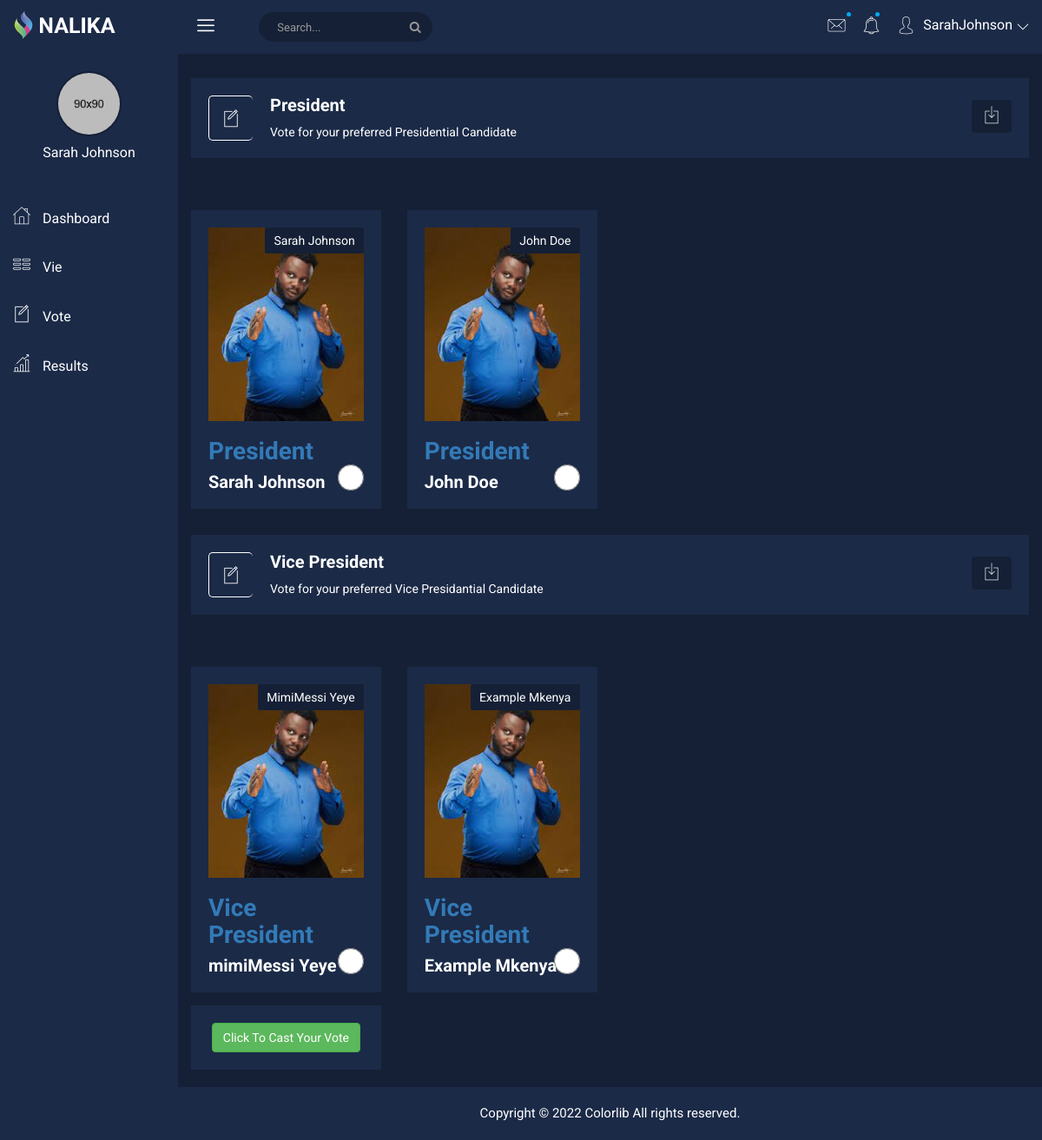
The page /template/vote.php (signed in) on the database its author committed.
### tables this page shows
CREATE TABLE `candidate` (
  `id` int(11) NOT NULL,
  `user__id` int(11) NOT NULL,
  `position_id` int(11) NOT NULL,
  `election_id` int(11) NOT NULL,
  `created_at` timestamp NOT NULL DEFAULT current_timestamp() ON UPDATE current_timestamp()
);

CREATE TABLE `user` (
  `id` int(11) NOT NULL COMMENT 'Unique Identify for our user and also primary key and auto incrementing',
  `firstname` varchar(15) NOT NULL COMMENT 'First Name for user',
  `othernames` varchar(30) NOT NULL COMMENT 'Second / Surname for user',
  `contact` int(10) NOT NULL COMMENT 'Phone Number of user in the format 07xxxxxxxx',
  `emailaddress` varchar(50) NOT NULL COMMENT 'Email Address of the user',
  `userpassword` varchar(300) NOT NULL COMMENT 'Password for the user',
  `created` timestamp NOT NULL DEFAULT current_timestamp() COMMENT 'Time and date the user was added'
);

### template/vote.php (the view, shortened to what this page needs)
<?php require("header.php") ?>
<?php
require "../my_functions.php";
?>
<div class="breadcome-area">
    <div class="container-fluid">
        <div class="row">
            <div class="col-lg-12 col-md-12 col-sm-12 col-xs-12">
                <div class="breadcome-list">
                    <div class="row">
                        <div class="col-lg-6 col-md-6 col-sm-6 col-xs-6">
                            <div class="breadcomb-wp">
                                <div class="breadcomb-icon">
                                    <i class="icon nalika-new-file"></i>
                                </div>
                                <div class="breadcomb-ctn">
                                    <h2>President</h2>
                                    <p>
                                        Vote for your preferred Presidential Candidate
                                    </p>
                                </div>
                            </div>
                        </div>
                        <div class="col-lg-6 col-md-6 col-sm-6 col-xs-6">
                            <div class="breadcomb-report">
                                <button data-toggle="tooltip" data-placement="left" title="Download Report" class="btn">
                                    <i class="icon nalika-download"></i>
                                </button>
                            </div>
                        </div>
                    </div>
                </div>
            </div>
        </div>
    </div>
</div>
<div class="product-new-list-area">
    <div class="container-fluid">
        <div class="row">
            <form action="<?php echo $_SERVER['PHP_SELF']; ?>" method="post" id="votePresidentForm">
                <?php
                $sql = "SELECT * FROM candidate WHERE position_id = 1 AND election_id=1 ";
                $result = mysqli_query($dbconnect, $sql);
                $presidents = mysqli_fetch_all($result, MYSQLI_ASSOC);
                foreach ($presidents as $pres) {
                    $user_id = $pres['user__id'];
                    $candidate_id = $pres['user__id'];
                    $user_sql = "SELECT * FROM user WHERE id= $user_id";
                    $user_results = mysqli_query($dbconnect, $user_sql);
                    $user_details = mysqli_fetch_assoc($user_results);
                    $firstname = $user_details['firstname'];
                    $othernames = $user_details['othernames'];
                ?>
                    <div class="col-lg-3 col-md-3 col-sm-3 col-xs-12">
                        <div class="single-new-trend mg-t-30">
                            <a href="#"><img src="../img/sabinus.jpeg" alt="ELectoral Candidate"></a>
                            <div class="overlay-content">
                                <br />
                                <a href="#">
                                    <h1>President</h1>
                                </a>
                                <a href="#" class="btn-small"><?php echo $firstname . " " . $othernames; ?></a>
                                <br />
                                <a href="#">
                                    <h4><?php echo $firstname . " " . $othernames; ?></h4>
                                </a>
                                <div class="pro-rating">
                                    <input type="radio" name="president" id="president" value="<?php echo $candidate_id; ?>" style="width:30px; height:30px; cursor:pointer" />
                                </div>
                            </div>
                        </div>
                    </div>
                <?php
                }
                ?>
        </div>
    </div>
</div>
<div class="breadcome-area">
    <div class="container-fluid">
        <div class="row">
            <div class="col-lg-12 col-md-12 col-sm-12 col-xs-12">
                <div class="breadcome-list">
                    <div class="row">
                        <div class="col-lg-6 col-md-6 col-sm-6 col-xs-6">
                            <div class="breadcomb-wp">
                                <div class="breadcomb-icon">
                                    <i class="icon nalika-new-file"></i>
                                </div>
                                <div class="breadcomb-ctn">
                                    <h2>Vice President</h2>
                                    <p>
                                        Vote for your preferred Vice Presidantial Candidate
                                    </p>
                                </div>
                            </div>
                        </div>
                        <div class="col-lg-6 col-md-6 col-sm-6 col-xs-6">
                            <div class="breadcomb-report">
                                <button data-toggle="tooltip" data-placement="left" title="Download Report" class="btn">
                                    <i class="icon nalika-download"></i>
                                </button>
                            </div>
                        </div>
                    </div>
                </div>
            </div>
        </div>
    </div>
</div>
<div class="product-new-list-area">
    <div class="container-fluid">
        <div class="row">
            <?php
            $sql = "SELECT * FROM candidate WHERE position_id = 2 AND election_id=1 ";
            $result = mysqli_query($dbconnect, $sql);
            $presidents = mysqli_fetch_all($result, MYSQLI_ASSOC);
            foreach ($presidents as $pres) {
                $user_id = $pres['user__id'];
                $candidate_id = $pres['user__id'];
                $user_sql = "SELECT * FROM user WHERE id= $user_id";
                $user_results = mysqli_query($dbconnect, $user_sql);
                $user_details = mysqli_fetch_assoc($user_results);
                $firstname = $user_details['firstname'];
                $othernames = $user_details['othernames'];
            ?>
                <div class="col-lg-3 col-md-3 col-sm-3 col-xs-12">
                    <div class="single-new-trend mg-t-30">
                        <a href="#"><img src="../img/sabinus.jpeg" alt="ELectoral Candidate"></a>
                        <div class="overlay-content">
                            <br />
                            <a href="#">
                                <h1>Vice President</h1>
                            </a>
                            <a href="#" class="btn-small"><?php echo $firstname . " " . $othernames; ?></a>
                            <br />
                            <a href="#">
                                <h4><?php echo $firstname . " " . $othernames; ?></h4>
                            </a>
                            <div class="pro-rating">
                                <input type="radio" name="vicepresident" id="vicepresident" value="<?php echo $candidate_id; ?>" style="width:30px; height:30px; cursor:pointer" />
                            </div>
                        </div>
                    </div>
                </div>
            <?php
            }
            ?>
        </div>
    </div>
    <div class="section-admin container-fluid res-mg-t-15" style="margin-top:15px;">
        <div class="row admin text-center">
            <div class="col-md-12">
                <div class="row">
                    <div class="col-lg-3 col-md-3 col-sm-3 col-xs-12">
                        <div class="admin-content analysis-progrebar-ctn res-mg-t-30">
                            <input type="submit" class="btn btn-custon-rounded-two btn-success" name="vote" value="Click To Cast Your Vote" id="vote" />
                        </div>
                    </div>
                </div>
            </div>
        </div>
    </div>
</div>
<?php require("footer.php") ?>

### template/css/main.css (style rules this page uses)
html { color: #222; font-size: 1em; line-height: 1.4; }
audio, canvas, iframe, img, svg, video { vertical-align: middle; }

### rows shown on the page
candidate: user.firstname "Sarah", user.othernames "Johnson"
candidate: user.firstname "John", user.othernames "Doe"
candidate: user.firstname "MimiMessi", user.othernames "Yeye", user.firstname "mimiMessi"
candidate: user.firstname "Example", user.othernames "Mkenya"

### other values the page prints
$firstname "Sarah"
$othernames "Johnson"
$_SESSION['firstname'] "Sarah"
$_SESSION['othernames'] "Johnson"
